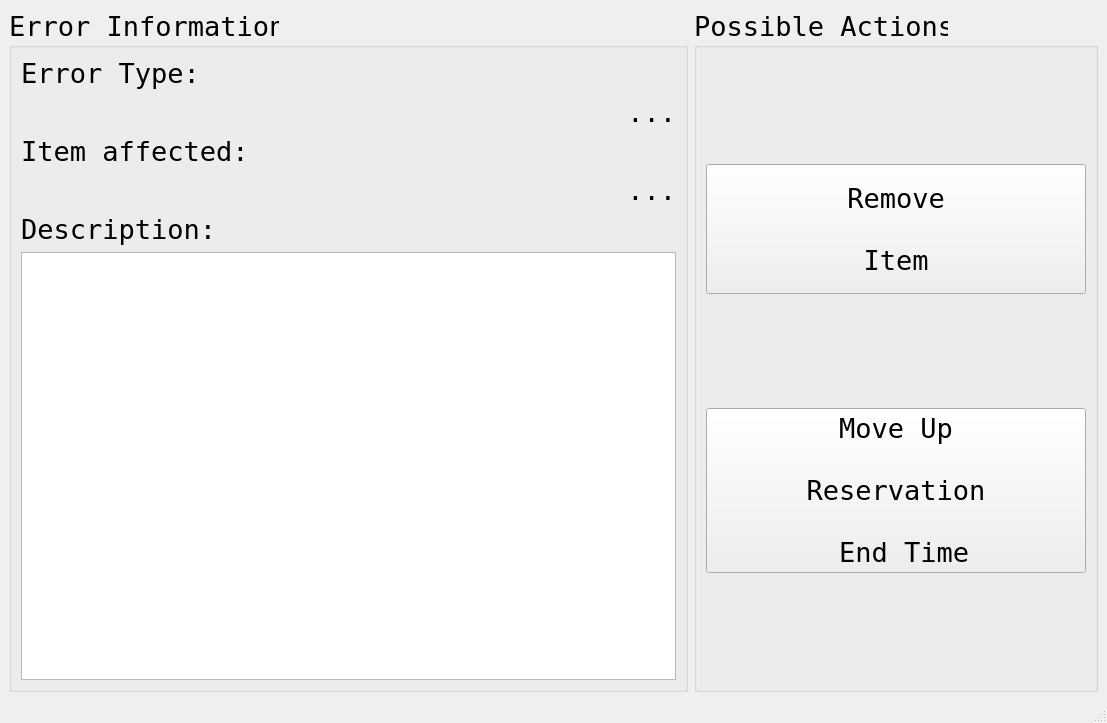
<?xml version="1.0" encoding="UTF-8"?>
<ui version="4.0">
 <class>ErrorResolver</class>
 <widget class="QMainWindow" name="ErrorResolver">
  <property name="geometry">
   <rect>
    <x>0</x>
    <y>0</y>
    <width>1107</width>
    <height>723</height>
   </rect>
  </property>
  <property name="windowTitle">
   <string>MainWindow</string>
  </property>
  <widget class="QWidget" name="centralwidget">
   <layout class="QHBoxLayout" name="horizontalLayout">
    <item>
     <widget class="QGroupBox" name="groupBox">
      <property name="font">
       <font>
        <family>Terminal</family>
        <pointsize>20</pointsize>
       </font>
      </property>
      <property name="title">
       <string>Error Information</string>
      </property>
      <layout class="QVBoxLayout" name="verticalLayout_4">
       <item>
        <layout class="QVBoxLayout" name="verticalLayout">
         <item>
          <widget class="QLabel" name="label">
           <property name="font">
            <font>
             <family>Terminal</family>
             <pointsize>20</pointsize>
            </font>
           </property>
           <property name="text">
            <string>Error Type:</string>
           </property>
          </widget>
         </item>
         <item>
          <widget class="QLabel" name="errorTypeLabel">
           <property name="font">
            <font>
             <family>Terminal</family>
             <pointsize>20</pointsize>
            </font>
           </property>
           <property name="text">
            <string>...</string>
           </property>
           <property name="alignment">
            <set>Qt::AlignRight|Qt::AlignTrailing|Qt::AlignVCenter</set>
           </property>
          </widget>
         </item>
        </layout>
       </item>
       <item>
        <layout class="QVBoxLayout" name="verticalLayout_2">
         <item>
          <widget class="QLabel" name="label_3">
           <property name="font">
            <font>
             <family>Terminal</family>
             <pointsize>20</pointsize>
            </font>
           </property>
           <property name="text">
            <string>Item affected: </string>
           </property>
          </widget>
         </item>
         <item>
          <widget class="QLabel" name="itemLabel">
           <property name="font">
            <font>
             <family>Terminal</family>
             <pointsize>20</pointsize>
            </font>
           </property>
           <property name="text">
            <string>...</string>
           </property>
           <property name="alignment">
            <set>Qt::AlignRight|Qt::AlignTrailing|Qt::AlignVCenter</set>
           </property>
          </widget>
         </item>
        </layout>
       </item>
       <item>
        <layout class="QVBoxLayout" name="verticalLayout_3">
         <item>
          <widget class="QLabel" name="label_2">
           <property name="font">
            <font>
             <family>Terminal</family>
             <pointsize>20</pointsize>
            </font>
           </property>
           <property name="text">
            <string>Description:</string>
           </property>
          </widget>
         </item>
         <item>
          <widget class="QTextBrowser" name="descriptionText"/>
         </item>
        </layout>
       </item>
      </layout>
     </widget>
    </item>
    <item>
     <widget class="QGroupBox" name="groupBox_2">
      <property name="minimumSize">
       <size>
        <width>400</width>
        <height>0</height>
       </size>
      </property>
      <property name="font">
       <font>
        <family>Terminal</family>
        <pointsize>20</pointsize>
       </font>
      </property>
      <property name="title">
       <string>Possible Actions</string>
      </property>
      <layout class="QVBoxLayout" name="verticalLayout_5">
       <item>
        <spacer name="verticalSpacer_3">
         <property name="orientation">
          <enum>Qt::Vertical</enum>
         </property>
         <property name="sizeHint" stdset="0">
          <size>
           <width>20</width>
           <height>40</height>
          </size>
         </property>
        </spacer>
       </item>
       <item>
        <widget class="QPushButton" name="removeItem">
         <property name="minimumSize">
          <size>
           <width>380</width>
           <height>130</height>
          </size>
         </property>
         <property name="text">
          <string>Remove

Item</string>
         </property>
        </widget>
       </item>
       <item>
        <spacer name="verticalSpacer">
         <property name="orientation">
          <enum>Qt::Vertical</enum>
         </property>
         <property name="sizeHint" stdset="0">
          <size>
           <width>20</width>
           <height>40</height>
          </size>
         </property>
        </spacer>
       </item>
       <item>
        <widget class="QPushButton" name="moveUpTimeButton">
         <property name="minimumSize">
          <size>
           <width>380</width>
           <height>130</height>
          </size>
         </property>
         <property name="text">
          <string>Move Up

Reservation

 End Time</string>
         </property>
        </widget>
       </item>
       <item>
        <spacer name="verticalSpacer_2">
         <property name="orientation">
          <enum>Qt::Vertical</enum>
         </property>
         <property name="sizeHint" stdset="0">
          <size>
           <width>20</width>
           <height>40</height>
          </size>
         </property>
        </spacer>
       </item>
      </layout>
     </widget>
    </item>
   </layout>
  </widget>
  <widget class="QMenuBar" name="menubar">
   <property name="geometry">
    <rect>
     <x>0</x>
     <y>0</y>
     <width>1107</width>
     <height>21</height>
    </rect>
   </property>
  </widget>
  <widget class="QStatusBar" name="statusbar"/>
 </widget>
 <resources/>
 <connections/>
</ui>
